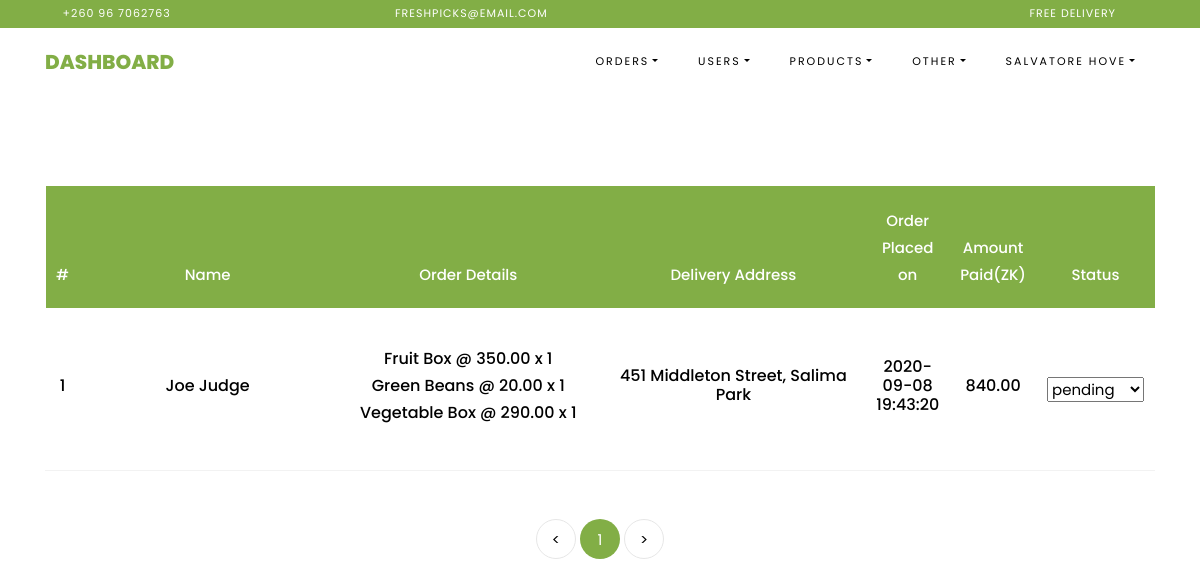
Page /admin/all_orders (signed in) on the committed database.
### freshpicks/databaseModels.py (models this page shows, shortened)
class Orders(db.Model):
    id = db.Column(db.Integer, primary_key=True, autoincrement=True, unique=True)
    customer_id = db.Column(db.Integer(), db.ForeignKey('customers.id'), nullable=False)
    cost_order = db.Column(db.String(), nullable=False)
    customer_order = db.Column(db.String(), nullable=False)
    total_price = db.Column(db.Float(), nullable=False)
    delivery_address = db.Column(db.String(), nullable=False)
    date_ordered = db.Column(db.TIMESTAMP(), default=datetime.datetime.now(), nullable=False)
    additional_instructions = db.Column(db.String(), nullable=True)
    status = db.Column(db.String(), nullable=False, default="pending")
    date_completed = db.Column(db.TIMESTAMP(), nullable=True)
    date_cancelled = db.Column(db.TIMESTAMP(), nullable=True)

class Customers(db.Model, UserMixin):
    id = db.Column(db.Integer, primary_key=True, autoincrement=True, unique=True)
    fullname = db.Column(db.String(), nullable=False)
    address = db.Column(db.String(), nullable=False)
    town = db.Column(db.String(), nullable=False)
    country = db.Column(db.String(), nullable=False)
    phone_number = db.Column(db.String(), nullable=False, unique=True)
    email_address = db.Column(db.String(), unique=True, nullable=True)
    gender = db.Column(db.String(), nullable=False)
    dob = db.Column(db.String(), nullable=False)
    password = db.Column(db.String(), nullable=True)
    terms_and_conditions = db.Column(db.Boolean(), nullable=False)
    date_registered = db.Column(db.TIMESTAMP(), default=datetime.datetime.now(), nullable=False)
    orders = db.relationship('Orders', backref='buyer', lazy=True)

### freshpicks/admins/routes.py (the view, shortened to what this page needs)
@admins.route('/admin/<path:view>')
def admin_view(view):
    if not g.admins:
        return redirect(url_for('.admin'))
    page = request.args.get('page', 1, type=int)
    if "orders" in view:
        orders = ""  # need this to handle the filter the orders  in the view
        order_type = "all_orders"
        if view == "pending_orders":
            orders = Orders.query.filter_by(status="pending").paginate(per_page=PER_PAGE_VIEW, page=page)
            order_type = "pending_orders"
        if view == "completed_orders":
            orders = Orders.query.filter_by(status="complete").paginate(per_page=PER_PAGE_VIEW, page=page)
            order_type = "completed_orders"
        elif view == "cancelled_orders":
            orders = Orders.query.filter_by(status="cancel").paginate(per_page=PER_PAGE_VIEW, page=page)
            order_type = "cancelled_orders"
        elif view == "all_orders":
            orders = Orders.query.paginate(per_page=PER_PAGE_VIEW, page=page)
        return render_template('admin/manage_orders.html', order_type=order_type, orders_list=orders)
    elif view == "customers":
        customer_list = Customers.query.order_by(Customers.fullname.asc()).paginate(per_page=PER_PAGE_VIEW, page=page)
        return render_template('admin/manage_customers.html', customer_list=customer_list)
    elif view == "admin_users":
        admin_list = AdminUsers.query.order_by(AdminUsers.username.asc()).paginate(per_page=PER_PAGE_VIEW, page=page)
        return render_template('admin/manage_users.html', admin_list=admin_list)
    elif view == "products":
        product_list = Products.query.order_by(Products.is_box.desc(), Products.name.asc()).paginate(
            per_page=PER_PAGE_VIEW, page=page)
        return render_template('admin/manage_products.html', product_list=product_list)
    return render_template('admin/manage_products.html', product_list=[])

### freshpicks/admins/routes.py (called while the page is built)
@admins.before_request
def before_request():
    g.admins = None
    if 'admin_username' in session:
        g.admins = session['admin_username']

### freshpicks/templates/admin/manage_orders.html (shortened to what this page needs)
{% extends 'admin/admin_template.html' %}
{% block navbar %}Dashboard{% endblock %}
{% block content %}
    <section class="ftco-section ftco-cart">
        <div class="container">
            <div class="row">
                <div class="col-md-12 ftco-animate">
                    <div class="cart-list">
                        <table class="table">
                            <thead class="thead-primary">
                            <tr class="text-center">
                                <th>#</th>
                                <th>Name</th>
                                <th>Order Details</th>
                                <th>Delivery Address</th>
                                <th>Order Placed on</th>
                                <th>Amount Paid(ZK)</th>
                                <th>Status</th>
                            </tr>
                            </thead>
                            <tbody>
                            {% if orders_list %}
                                {% for order in orders_list.items %}
                                    <tr class="text-center">
                                        <form action="{{ url_for('admins.mark_complete') }}" method="post">
                                            <td class="total">
                                                <h6>{{ order.id }}</h6>
                                            </td>
                                            <td class="product-name">
                                                <h6>{{ order.buyer.fullname }}</h6>
                                            </td>
                                            <td class="product-name">
                                                {% set _order = order.cost_order.splitlines() %}
                                                {% for i in _order %}
                                                    <h6>{{ i }}</h6>
                                                {% endfor %}
                                            </td>
                                            <td class="product-name">
                                                <h6>{{ order.delivery_address }}</h6>
                                            </td>
                                            <td class="categories">
                                                <h6>{{ order.date_ordered.strftime('%Y-%m-%d %H:%M:%S') }}</h6>
                                            </td>
                                            <td class="categories">
                                                <h6>{{ "%.2f"|format(order.total_price) }}</h6>
                                            </td>
                                            <td class="categories">
                                                <select class="dropdown-toggle" name="_order_status"
                                                        data-toggle="dropdown" aria-haspopup="true"
                                                        onchange="this.form.submit()">
                                                    <option selected disabled hidden
                                                            value="current">{{ order.status }}</option>
                                                </select>
                                            </td>
                                        </form>
                                    </tr>
                                {% endfor %}
                            {% endif %}
                            </tbody>
                        </table>
                        <div class="row mt-5">
                            <div class="col text-center">
                                <div class="block-27">
                                    <ul>
                                        <li><a href="#">&lt;</a></li>
                                        {% for page_num in orders_list.iter_pages(left_edge=1, right_edge=1, left_current=1, right_current=2) %}
                                            {% if page_num %}
                                                {% if orders_list.page == page_num %}
                                                    <li class="active"
                                                        href="{{ url_for('.admin_view', view=order_type, page=page_num) }}">
                                                        <span>{{ page_num }}</span></li>
                                                {% else %}
                                                    <li>
                                                        <a href="{{ url_for('admin_view', view=order_type, page=page_num) }}">{{ page_num }}</a>
                                                    </li>
                                                {% endif %}
                                            {% else %}
                                                <li>
                                                    <a href="{{ url_for('admin_view', view=order_type,  page=right_edge) }}">...</a>
                                                </li>
                                            {% endif %}
                                        {% endfor %}
                                        <li><a href="#">&gt;</a>
                                        </li>
                                    </ul>
                                </div>
                            </div>
                        </div>
                    </div>
                </div>
            </div>
        </div>
    </section>
{% endblock %}

### rows in the picture
Orders: id "1", buyer.fullname "Joe Judge", _order "Fruit Box @ 350.00 x 1" "Green Beans @ 20.00 x 1" "Vegetable Box @ 290.00 x 1", delivery_address "451 Middleton Street, Salima Park", date_ordered "2020-09-08 19:43:20", total_price "840.00", _order_status "pending"

### other values in the picture
{{ session['name'] }} "SALVATORE HOVE"
{{ page_num }} "1"
